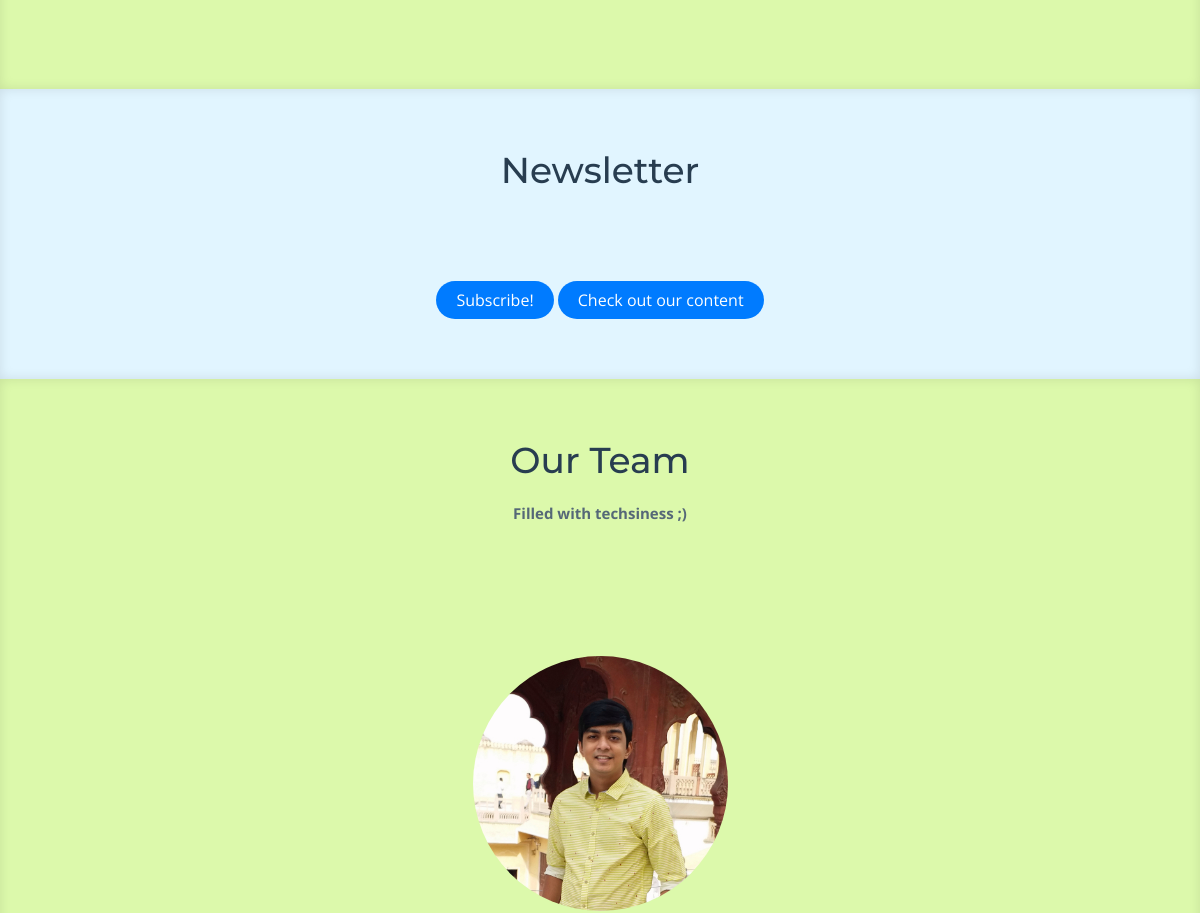
The app's page /erc/ (middle part), older data.
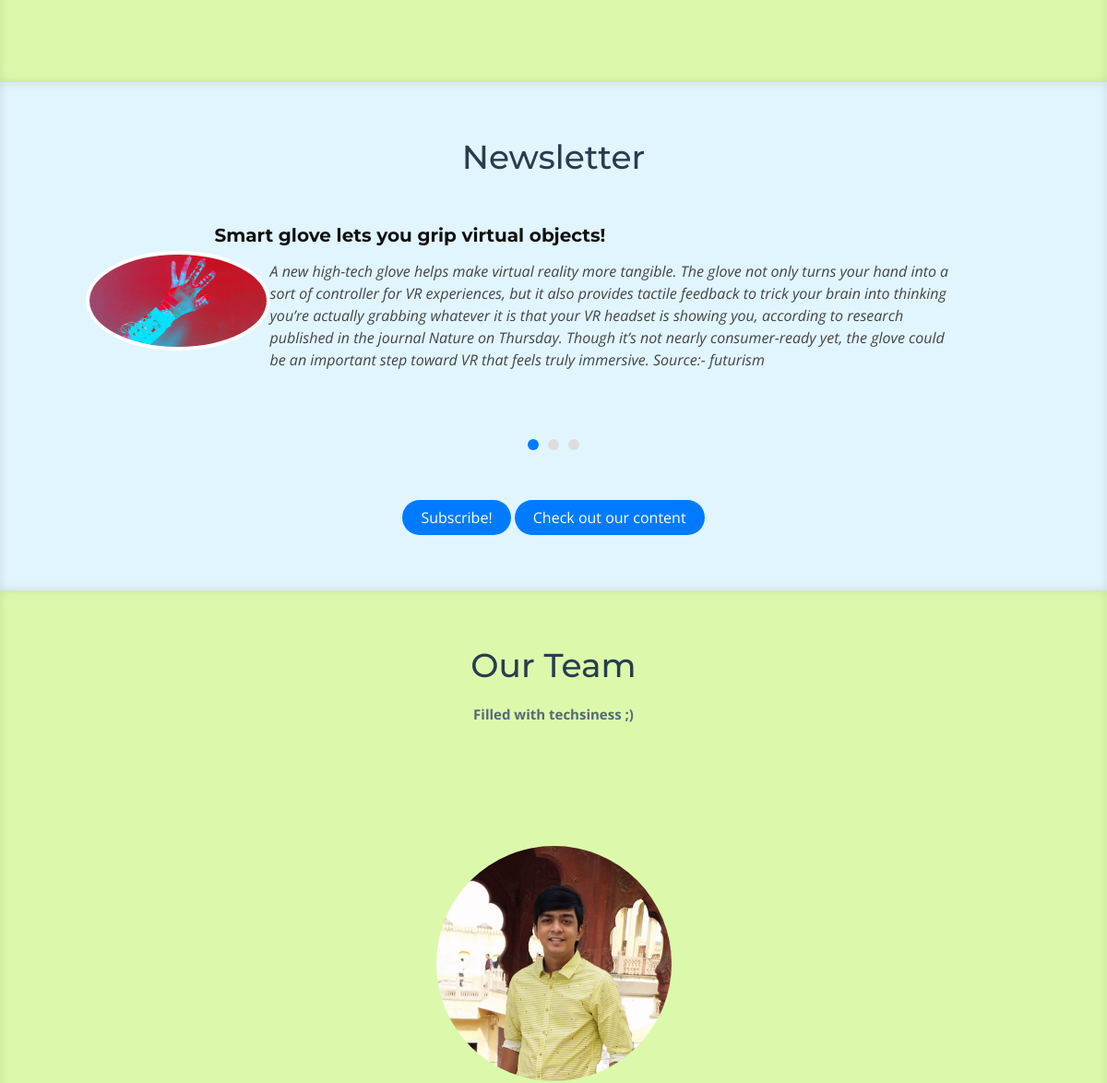
The same page, newer data.
### erc/models.py (models this page shows)
class Team(models.Model):
	name=models.CharField(max_length=80,blank=False)
	post=models.CharField(max_length=80)
	image=models.ImageField(upload_to='media/team',blank=True)
	fb=models.CharField(max_length=80,null=True,blank=True)
	linkedin=models.CharField(max_length=80,null=True,blank=True)
	github=models.CharField(max_length=80, null=True, blank=True)

class Newsletter(models.Model):
	title=models.CharField(max_length=100)
	image=models.ImageField(upload_to='media/newsletter')
	content=models.TextField(blank=True)

### erc/views.py (the view)
# urls.py: path('', home_view , name='home'),
def home_view (request, *args, **kwargs):
	team=Team.objects.all()
	event=Event.objects.all()
	news=Newsletter.objects.all()
	content={
	'team':team,
	'events':event,
	'news':news,
	}
	return render(request,"erc/index.html",content)

### erc/models.py (called while the page is built)
	def get_absolute_url(self):
		return reverse('erc:event_detail',kwargs={'Event_id':self.id})

### erc/templates/erc/index.html (shortened to what this page needs)
<!DOCTYPE html>
<html lang="en">
<head>
{% load static %}
  <link href="{% static 'erc/lib/bootstrap/css/bootstrap.min.css' %}"rel="stylesheet">
  <link href="{% static 'erc/lib/font-awesome/css/font-awesome.min.css' %}" rel="stylesheet">
  <link href="{% static 'erc/lib/animate/animate.min.css' %}" rel="stylesheet">
  <link href="{% static 'erc/lib/ionicons/css/ionicons.min.css' %}" rel="stylesheet">
  <link href="{% static 'erc/lib/owlcarousel/assets/owl.carousel.min.css' %}" rel="stylesheet">
  <link href="{% static 'erc/lib/lightbox/css/lightbox.min.css' %}" rel="stylesheet">
  <link href="{% static 'erc/css/style.css' %}" rel="stylesheet">
  <link href="{% static 'erc/css/popup.css' %}" rel="stylesheet">
</head>
<body>
  <main id="main">
    <section id="portfolio" class="clearfix">
      <div class="container">
        <div class="row portfolio-container">
        </div>
      </div>
    </section>
    <section id="testimonials" class="section-bg">
      <div class="container">
        <header class="section-header">
          <h3>Newsletter</h3>
        </header>
        <div class="row justify-content-center">
          <div class="col-lg-11">
            <div class="owl-carousel testimonials-carousel wow fadeInUp" style="width: 100%;">
              {%for article in news%}
              <div class="testimonial-item">
                <h3>{{article.title}}</h3>
                <img src="{{article.image.url}}" class="testimonial-img" style="float:left;">
                <p>
                  {{article.content}}
                </p>
              </div>
              {%endfor%}
            </div>
          </div>
        </div>
      </div>
      <br><br>
      <div class="text-center" style="align-content: center;">
        <a class="preview square_btn"
        href="#newsletter-popup"
        id="newsletter-popup-button">
        Subscribe!</a>
        <a href="{{request.path}}/newsletter" class="square_btn">
        Check out our content</a>
      </div>
    </section>
    <section id="team">
      <div class="container">
        <div class="section-header">
          <h3>Our Team</h3>
          <p><strong>Filled with techsiness ;) </strong></p>
        </div>
          <br><br><br>
        <div class="row justify-content-center">
          {% for member in team %}
            {%if member.post == "Manager" %}
            <div class="col-lg-3 col-md-4 wow fadeInUp" data-wow-delay="0.2s">
            <div class="member">
              <img src="{{member.image.url}}" class="img-fluid" alt="">
            </div>
          </div>
          {%endif%}
          {%endfor%}
        </div>
          <br><br><br><br><br>
        <br><br><br><br><br>
    </div>
    </section>
  </main>
</body>
</html>

### erc/static/erc/css/style.css (style rules this page uses)
body { background: rgba(149,200,216,0.5); color: #444; font-family: "Open Sans", sans-serif; }
a { color: #007bff; transition: 0.o5s; }
p { padding: 0; margin: 0 0 30px 0; }
h1, h2, h3, h4, h5, h6 { font-family: "Montserrat", R; font-weight: 400; margin: 0 0 20px 0; padding: 0; }
.section-header h3 { font-size: 36px; color: #283d50; text-align: center; font-weight: 500; position: relative; }
.section-header p { text-align: center; margin: auto; font-size: 15px; padding-bottom: 60px; color: #556877; width: 50%; }
.section-bg { background: #e1f5ff; }
#portfolio { padding: 60px 0; box-shadow: inset 0px 0px 12px 0px rgba(0, 0, 0, 0.1); background: rgba(225,255,155,0.8); }
#testimonials { padding: 60px 0; box-shadow: inset 0px 0px 12px 0px rgba(0, 0, 0, 0.1); }
#testimonials .section-header { margin-bottom: 40px; }
#testimonials .testimonial-item .testimonial-img { width: 200px; border-radius: 50%; border: 4px solid #fff; float: left; }
#testimonials .testimonial-item h3 { font-size: 20px; font-weight: bold; margin: 10px 0 5px 0; color: #111; margin-left: 140px; }
#testimonials .testimonial-item p { font-style: italic; margin: 0 0 15px 140px; }
#team { background: rgba(225,255,155,0.8); padding: 60px 0; box-shadow: inset 0px 0px 12px 0px rgba(0, 0, 0, 0.1); justify-content: center; }
#team .member { text-align: center; margin-bottom: 20px; position:relative; border-radius: 50%; overflow: hidden; justify-content: center; float: none; }
@media (min-width: 992px) { #testimonials .testimonial-item p { width: 80%; } }

### erc/templates/erc/index.html (style rules this page uses)
.square_btn { display: inline-block; padding: 7px 20px; border-radius: 25px; text-decoration: none; background: #007bff; color: #fff; transition: .4s; }

Row changes from the older to the newer data that the page shows:
added Newsletter: title "Smart glove lets you grip virtual objects!", image (picture), content "A new high-tech glove helps make virtual reality more tangible. The glove not only turns your hand into a sort of controller for VR experiences, but it also provides tactile feedback to trick your brain into thinking you’re actually grabbing whatever it is that your VR headset is showing you, according to research published in the journal Nature on Thursday. Though it’s not nearly consumer-ready yet, the glove could be an important step toward VR that feels truly immersive. Source:- futurism"
